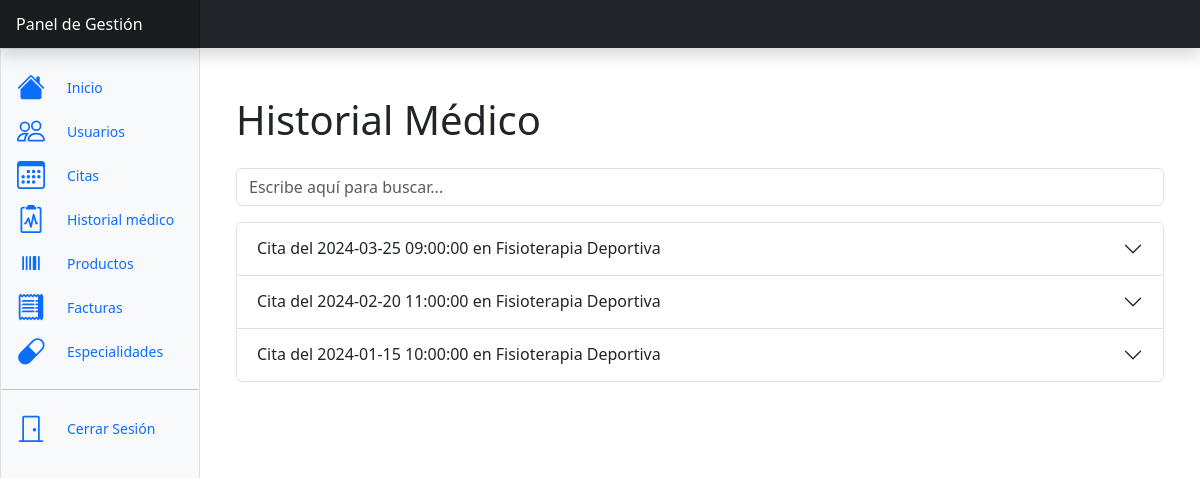
Page /pages/medical-history.php?usuario_id=123456789 (signed in) on the committed database.
### tables this page shows
CREATE TABLE citas (
  cita_id INT AUTO_INCREMENT PRIMARY KEY,
  paciente_id VARCHAR(9),
  fisioterapeuta_id VARCHAR(9),
  fecha_hora DATETIME,
  estado ENUM('Programada', 'Cancelada', 'Realizada'),
  especialidad_id INT,
  historial_id INT UNIQUE,
  FOREIGN KEY (paciente_id) REFERENCES usuarios(usuario_id),
  FOREIGN KEY (fisioterapeuta_id) REFERENCES usuarios(usuario_id),
  FOREIGN KEY (especialidad_id) REFERENCES especialidades(especialidad_id)
);

CREATE TABLE especialidades (
  especialidad_id INT AUTO_INCREMENT PRIMARY KEY,
  descripcion VARCHAR(255),
  fecha TIMESTAMP NOT NULL DEFAULT current_timestamp() ON UPDATE current_timestamp()
);

### models/BaseModel.php (called while the page is built, shortened)
<?php
class BaseModel
{
    protected static $conexion = null;
    public function __construct()
    {
        if (self::$conexion === null) {
            $host = 'mysql';
            $usuario = 'root';
            $contrasena = 'root';
            $base_de_datos = 'clinic-managment';
            self::$conexion = new mysqli($host, $usuario, $contrasena, $base_de_datos);
        }
    }
}

### controllers/MedicalHistoryController.php (called while the page is built, shortened)
<?php
require_once '../models/MedicalHistoryModel.php';
class MedicalHistoryController extends FPDF
{
    private $medicalhistoryModel;
    public function __construct()
    {
        $this->medicalhistoryModel = new MedicalHistoryModel();
    }
    public function obtenerInforme($DNI)
    {
        return $this->medicalhistoryModel->obtenerInforme($DNI);
    }
}

### models/MedicalHistoryModel.php (called while the page is built, shortened)
<?php
require_once 'BaseModel.php';
class MedicalHistoryModel extends BaseModel
{
    public function obtenerInforme($DNI)
    {
        $DNI = self::$conexion->real_escape_string($DNI);
        $sql = "SELECT
        c.cita_id,
        c.fecha_hora,
        c.estado AS estado_cita,
        e.descripcion AS especialidad,
        p.usuario_id AS paciente_id,
        p.nombre AS paciente_nombre,
        p.apellidos AS paciente_apellidos,
        p.telefono AS paciente_telefono,
        p.fecha_nacimiento AS paciente_fecha_nacimiento,
        p.direccion AS paciente_direccion,
        p.provincia AS paciente_provincia,
        p.municipio AS paciente_municipio,
        p.cp AS paciente_cp,
        p.email AS paciente_email,
        p.genero as paciente_genero,
        hmed.historial_id,
        hmed.fecha AS historial_fecha,
        hmed.descripcion AS historial_descripcion,
        hmed.diagnostico AS historial_diagnostico,
        hmed.tratamiento AS historial_tratamiento,
        hmed.notas AS historial_notas
        FROM
            citas c
        JOIN
            usuarios p ON c.paciente_id = p.usuario_id
        LEFT JOIN
            historial_medico hmed ON c.historial_id = hmed.historial_id
        LEFT JOIN
            especialidades e ON c.especialidad_id = e.especialidad_id
        WHERE
            p.usuario_id = '$DNI'
        AND
            c.estado = 'Realizada'
        ORDER BY
        c.fecha_hora DESC";
        $resultado =  self::$conexion->query($sql);
        $datos = array();
        while ($fila = $resultado->fetch_assoc()) {
            $datos[] = $fila;
        }
        return $datos;
    }
}

### pages/medical-history.php (the view, shortened to what this page needs)
<?php
require_once '../scripts/session_manager.php';
require_once '../controllers/MedicalHistoryController.php';
$medicalhistory = new MedicalHistoryController();
if (isset($_GET['usuario_id'])) {
    $usuario_id = $_GET['usuario_id'];
    $citas = $medicalhistory->obtenerInforme($usuario_id);
}
include_once './includes/dashboard.php';
?>
<div class="container mt-5">
    <div class="d-flex align-items-start justify-content-between">
        <h1 class="mb-4">Historial Médico</h1>
    </div>
    <form class="form input mb-3" action="" method="get">
        <input class="form-control" list="datalistOptions" id="usuario_id" name="usuario_id" placeholder="Escribe aquí para buscar...">
    </form>
    <?php if (isset($citas)) : ?>
        <div class="accordion" id="accordionCitas">
            <?php foreach ($citas as $cita) : ?>
                <div class="accordion-item">
                    <h2 class="accordion-header" id="heading<?php echo $cita['cita_id']; ?>">
                        <button class="accordion-button collapsed" type="button" data-bs-toggle="collapse" data-bs-target="#collapse<?php echo $cita['cita_id']; ?>" aria-expanded="false" aria-controls="collapse<?php echo $cita['cita_id']; ?>">
                            Cita del <?php echo $cita['fecha_hora'] . ' en ' . $cita['especialidad']; ?>
                        </button>
                    </h2>
                </div>
            <?php endforeach; ?>
        </div>
    <?php endif; ?>
</div>
</main>
</body>
</html>

### rows in the picture
citas: fecha_hora "2024-03-25 09:00:00", especialidad.descripcion "Fisioterapia Deportiva"
citas: fecha_hora "2024-02-20 11:00:00", especialidad.descripcion "Fisioterapia Deportiva"
citas: fecha_hora "2024-01-15 10:00:00", especialidad.descripcion "Fisioterapia Deportiva"
